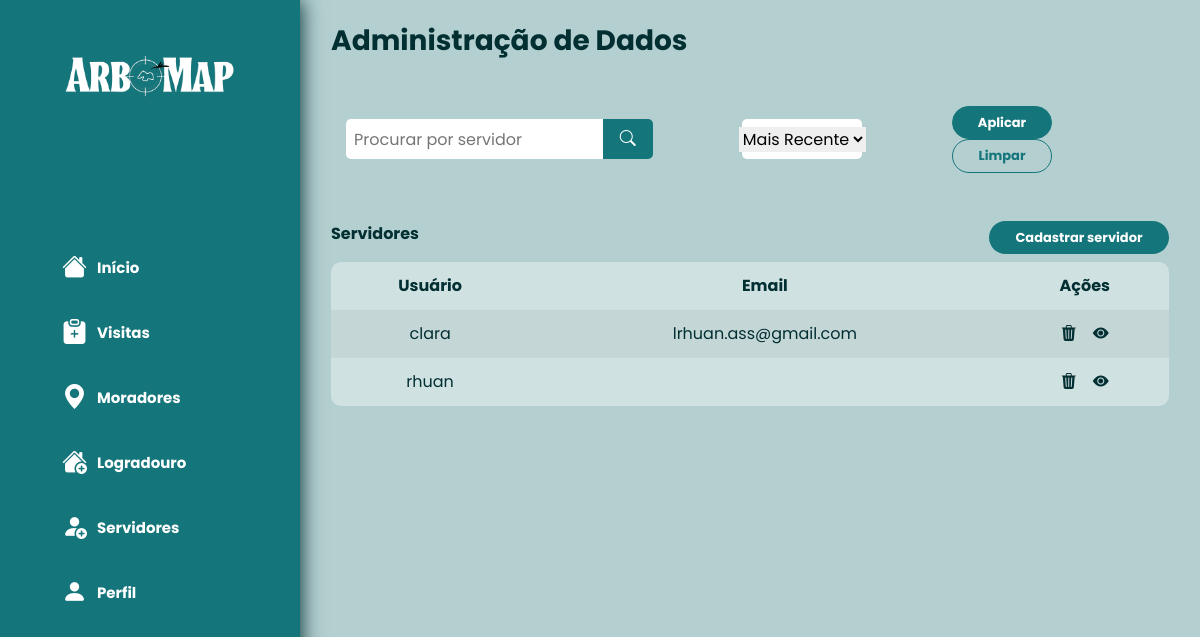
Before: /filtro_users/ with the older database file.
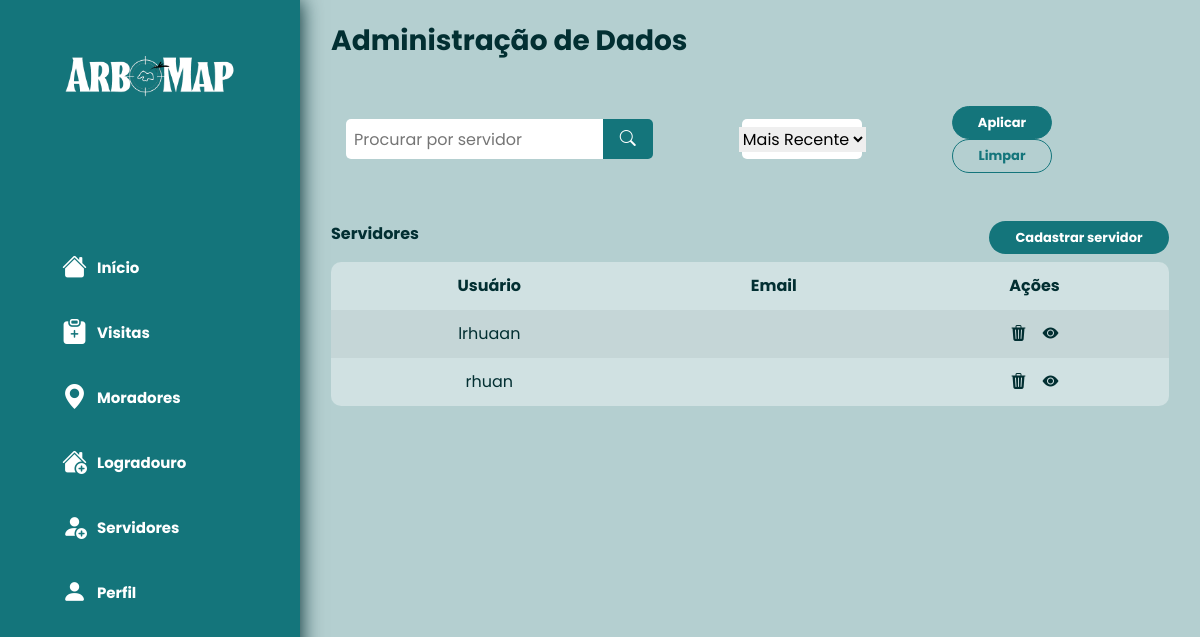
After: the same page with the newer database file.
### users/models.py (models this page shows)
class User(AbstractUser):
    email = models.EmailField(blank=True)
    name = models.CharField(_("Name of User"), blank=True, max_length=255)
    cargo = models.CharField(_("Cargo"), blank=True, max_length=255, choices=TIPO_CARGO)
    first_name = None  # type: ignore
    last_name = None  # type: ignore
    data_adicao = models.DateTimeField(auto_now_add=True)

### users/views.py (the view)
# urls.py: path('filtro_users/', filtro_users, name='filtro_users'),
def filtro_users(request):
    termo_users = request.GET.get('termo_users', '')
    ordenacao = request.GET.get('ordenacao', 'mais_recente')  # Padrão para ordenação mais recente
    if ordenacao == 'mais_antigo':
        users = User.objects.order_by('data_adicao')
    else:
        users = User.objects.order_by('-data_adicao')
    if termo_users:
        users = users.filter(username__icontains=termo_users)
    return render(request, 'users/filter_users.html', {
        'users': users,
        'termo_users': termo_users,
        'ordenacao': ordenacao,
    })

### users/templates/users/filter_users.html (shortened to what this page needs)
{% extends 'base.html' %}
{% block content %}
  <div class="mt-2">
    <h3 style="color:#022F32;"><strong>Administração de Dados</strong></h3>
    <div class="row col-12 mb-5 mt-5 d-flex justify-content-around">
        <form method="GET" action="{% url 'filtro_users' %}" class="d-flex justify-content-center align-items-center w-100">
          <div class="col-5 d-flex align-items-center justify-content-center" >
              <div style="width: 100%; border-start-start-radius: 5px;border-end-end-radius: 0px; border-end-start-radius: 5px;border-start-end-radius: 0px; height: 40px; align-items: center; display: flex; color: #022f32; background-color: #FFFFFF;">
                <input style="height: 40px;border-start-start-radius: 5px;border-end-end-radius: 0px; border-end-start-radius: 5px;border-start-end-radius: 0px;" class="ml-2" placeholder="Procurar por servidor" type="text" name="termo_users" id="termo_users" value="{{ termo_users }}">
              </div>
              <div>
                <button class="justify-content-center d-flex" type="submit" style="width: 50px; border-end-end-radius: 5px; border-start-end-radius: 5px; height: 40px; align-items: center; display: flex; color: #022f32; background-color: #14757B; border: none; outline: none;"><i class="bi bi-search text-white"></i></button>
              </div>
          </div>
          <div class="col-4 d-flex align-items-center justify-content-center">
            <div class="d-flex align-items-center justify-content-center" style="width: 50%; border-radius: 5px; height: 40px; align-items: center; display: flex; color: #022f32; background-color: #FFFFFF;">
              <select name="ordenacao" id="ordenacao" style="border: none; outline: none;">
                <option value="mais_recente" {% if ordenacao == 'mais_recente' %}selected{% endif %}>Mais Recente</option>
            </select>
            </div>
          </div>
          <div class="col-3 d-flex align-items-center justify-content-center">
            <div class="" style="">
              <a href="#" ><button class="btn " id="bt3" type="submit"><strong>Aplicar</strong></button></a>
              <a href="{% url 'users_listar' %}" class="btn " id="bt2"><strong>Limpar</strong></a>
            </div>
          </div>
        </form>
    </div>
    <div class="d-flex justify-content-between align-items-center mb-2">
      <div>
        <h6 style="color:#022F32;"><strong>Servidores</strong></h6>
      </div>
      <div>
        <a href="{% url 'users_criar' %}" class="btn" id="bt1" style="width: 180px;"><strong>Cadastrar servidor</strong></a>
      </div>
    </div>
    <div class="table-responsive">
      <table class="table table-striped table-borderless">
        <thead>
          <tr class="text-center">
            <th scope="col">Usuário</th>
            <th scope="col">Email</th>
            <th scope="col">Ações</th>
          </tr>
        </thead>
        <tbody>
          {% for user in users %}
            <tr class="text-center">
              <td>{{ user.username }}</td>
              <td>{{ user.email }}</td>
              <td>
                <div class="d-flex justify-content-center">
                  <a href="{% url 'users_remover' user.pk %}" class="mr-3"><i class="bi bi-trash3-fill" id="tableicon"></i></a>
                  <a href="{% url 'users_editar' user.pk %}"><i class="bi bi-eye-fill" id="tableicon"></i></a>
                </div>
              </td>
            </tr>
            {% empty %}
            <tr class="text-center">
              <td colspan="3">
                <p>Não existem reservas cadastradas.</p>
              </td>
            </tr>
          {% endfor %}
        </tbody>
      </table>
    </div>
  </div>
{% endblock %}

Changed rows visible on the page:
removed User: username "clara", email "lrhuan.ass@gmail.com"
added User: username "lrhuaan"
